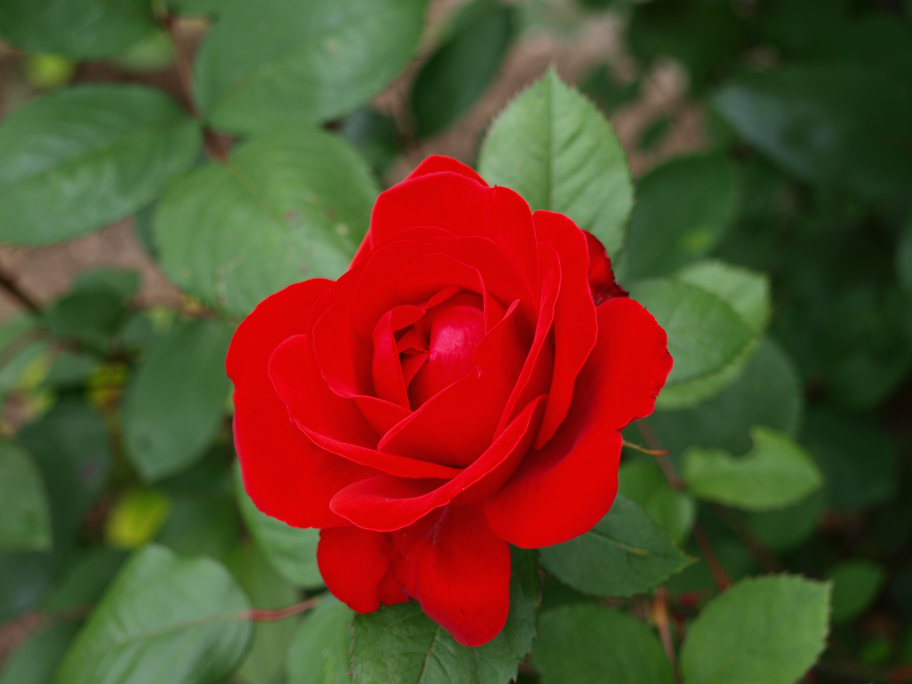
#> input picture roses_colors/train/red/Image_1.jpg, 3648 x 2736 px (shown at 1/4 size); its folder holds only this picture in this run
$ jupyter execute --allow-errors classifi_roses_colors.ipynb
#> lines starting #> are read from the running program, lines starting #| are printed output that depends on the picture
[cell 1]
import os
import cv2
import numpy as np
import warnings
from sklearn.metrics import classification_report

warnings.filterwarnings('ignore')

# 특성을 추출하는 함수 정의(평균 색상)
def averagecolor(image):
    return np.mean(image, axis=(0, 1))

red_sum = []
blue_sum = []
white_sum = []

for i in os.listdir('train/red/'):
    red_img = cv2.imread('train/red/'+i)
#> red_img is the input picture: shape (2736, 3648, 3); mean B, G, R 40.5, 70.9, 94.2
    av_red = averagecolor(red_img)
#> av_red = [40.48, 70.86, 94.16]
    red_sum.append(av_red)

#> (the rest of this cell did not finish here and is left out)

[cell 2]
realtestY = np.array(["blue"*30,
                     "red"*24,
                     "white"*29])
def evaluateaccuracy(filenames,predictedY):
    predictedY = np.array(predictedY)
    if (np.sum(realtestY!=predictedY)>0):
        print ("Wrong Predictions: (filename, labelled, predicted) ")
        print (np.dstack([filenames,realtestY,predictedY]).squeeze()[(realtestY!=predictedY)])
    # 전체 예측의 백분율로 일치하는 (정확한) 예측을 계산합니다.
    return "Correct :"+ str(np.sum(realtestY==predictedY)) + ". Wrong: "+str(np.sum(realtestY!=predictedY)) + ". Correctly Classified: " + str(np.sum(realtestY==predictedY)*100/len(predictedY))+"%"

[cell 3]
import os
import numpy as np
from PIL import Image
from sklearn.neighbors import KNeighborsClassifier
from sklearn.svm import SVC
from sklearn.ensemble import RandomForestClassifier
from sklearn.model_selection import train_test_split
from sklearn.metrics import accuracy_score

# 데이터 경로 설정
train_dir = 'train'
test_dir = 'test'

# 평균 RGB 값을 구하는 함수
def calculate_mean_rgb(image_path):
#> called with image_path = 'train/red/Image_1.jpg'
    image = Image.open(image_path).convert('RGB')  # RGB 형식으로 변환
    np_image = np.array(image)
    mean_rgb = np.mean(np_image, axis=(0, 1))  # 이미지의 평균 RGB 계산
#> mean_rgb = [94.16, 70.86, 40.48]
    return mean_rgb

# 학습 데이터를 로드하고 평균 RGB를 계산
train_data = []
train_labels = []

# 각 색상별 폴더에 접근하여 평균 RGB 값을 구하고 레이블 추가
#> (the rest of this cell did not finish here and is left out)

[cell 4]
import os
import numpy as np
from PIL import Image
from sklearn.neighbors import KNeighborsClassifier
from sklearn.svm import SVC
from sklearn.ensemble import RandomForestClassifier
from sklearn.model_selection import train_test_split
from sklearn.metrics import accuracy_score

# 데이터 경로 설정
train_dir = 'train'
test_dir = 'test'

# 평균 RGB 값을 구하는 함수
def calculate_mean_rgb(image_path, resize=(50, 50)):
#> called with image_path = 'train/red/Image_1.jpg', resize = (50, 50)
    try:
        with Image.open(image_path) as img:
            img = img.convert('RGB')
            img = img.resize(resize)  # 이미지 크기 축소하여 계산 최적화
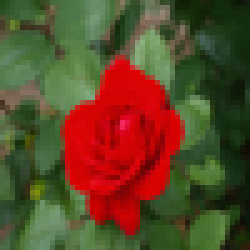
#> img: PIL image 50x50 RGB (shown 5 times larger); mean R, G, B 94.2, 70.9, 40.5
            np_image = np.array(img)
            mean_rgb = np.mean(np_image, axis=(0, 1))  # 평균 RGB 계산
#> mean_rgb = [94.17, 70.87, 40.49]
            return mean_rgb
    except Exception as e:
        print(f"Error processing {image_path}: {e}")
        return None  # 오류 발생 시 None 반환

# 학습 데이터를 로드하고 평균 RGB를 계산
train_data = []
train_labels = []

# 각 색상별 폴더에 접근하여 평균 RGB 값을 구하고 레이블 추가
for label, color in enumerate(['red', 'blue', 'white']):  # 0:red, 1:blue, 2:white
    color_dir = os.path.join(train_dir, color)
    if os.path.exists(color_dir):
        for file_name in os.listdir(color_dir):
            file_path = os.path.join(color_dir, file_name)
            if file_path.endswith(('.jpg', '.png')):  # 이미지 파일만 처리
                mean_rgb = calculate_mean_rgb(file_path)
#> mean_rgb = [94.17, 70.87, 40.49]
                if mean_rgb is not None:
                    train_data.append(mean_rgb)
                    train_labels.append(label)

train_data = np.array(train_data)
#> train_data = [[94.17, 70.87, 40.49]]
train_labels = np.array(train_labels)

# 학습 데이터 분할 (80% 학습, 20% 검증)
#> (the rest of this cell did not finish here and is left out)
